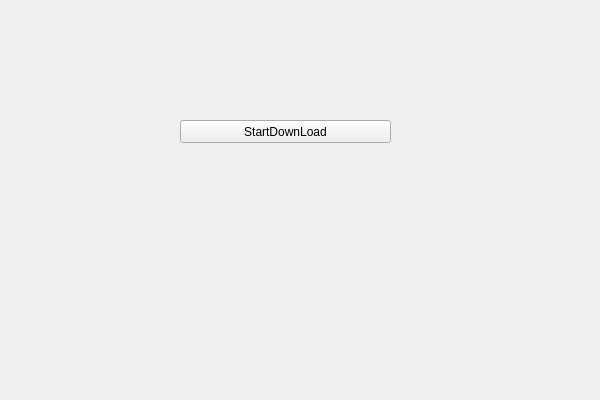
<?xml version="1.0" encoding="UTF-8"?>
<ui version="4.0">
 <class>QtTestNetClass</class>
 <widget class="QWidget" name="QtTestNetClass">
  <property name="geometry">
   <rect>
    <x>0</x>
    <y>0</y>
    <width>600</width>
    <height>400</height>
   </rect>
  </property>
  <property name="windowTitle">
   <string>QtTestNet</string>
  </property>
  <widget class="QPushButton" name="startDownloadBtn">
   <property name="geometry">
    <rect>
     <x>180</x>
     <y>120</y>
     <width>211</width>
     <height>23</height>
    </rect>
   </property>
   <property name="text">
    <string>StartDownLoad</string>
   </property>
  </widget>
 </widget>
 <layoutdefault spacing="6" margin="11"/>
 <resources>
  <include location="QtTestNet.qrc"/>
 </resources>
 <connections/>
</ui>
